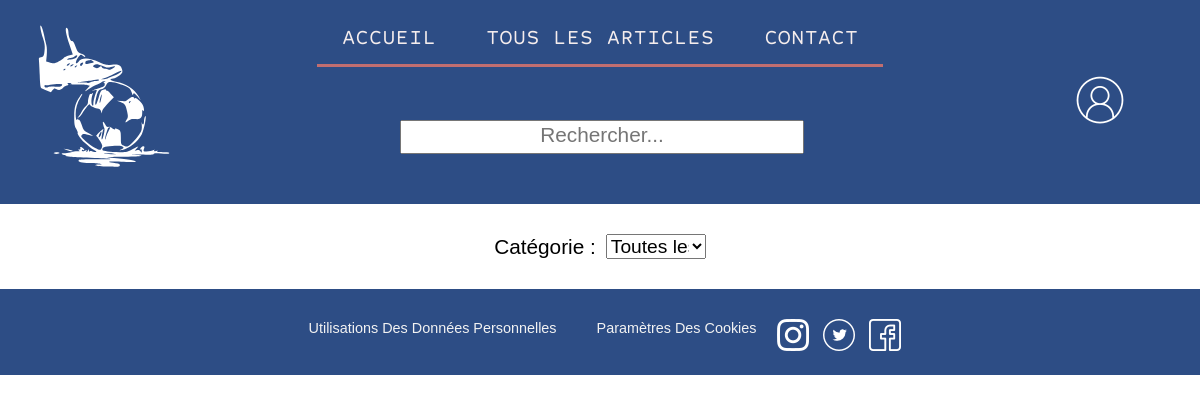
/?action=allarticle, run on an earlier commit of the app's database.
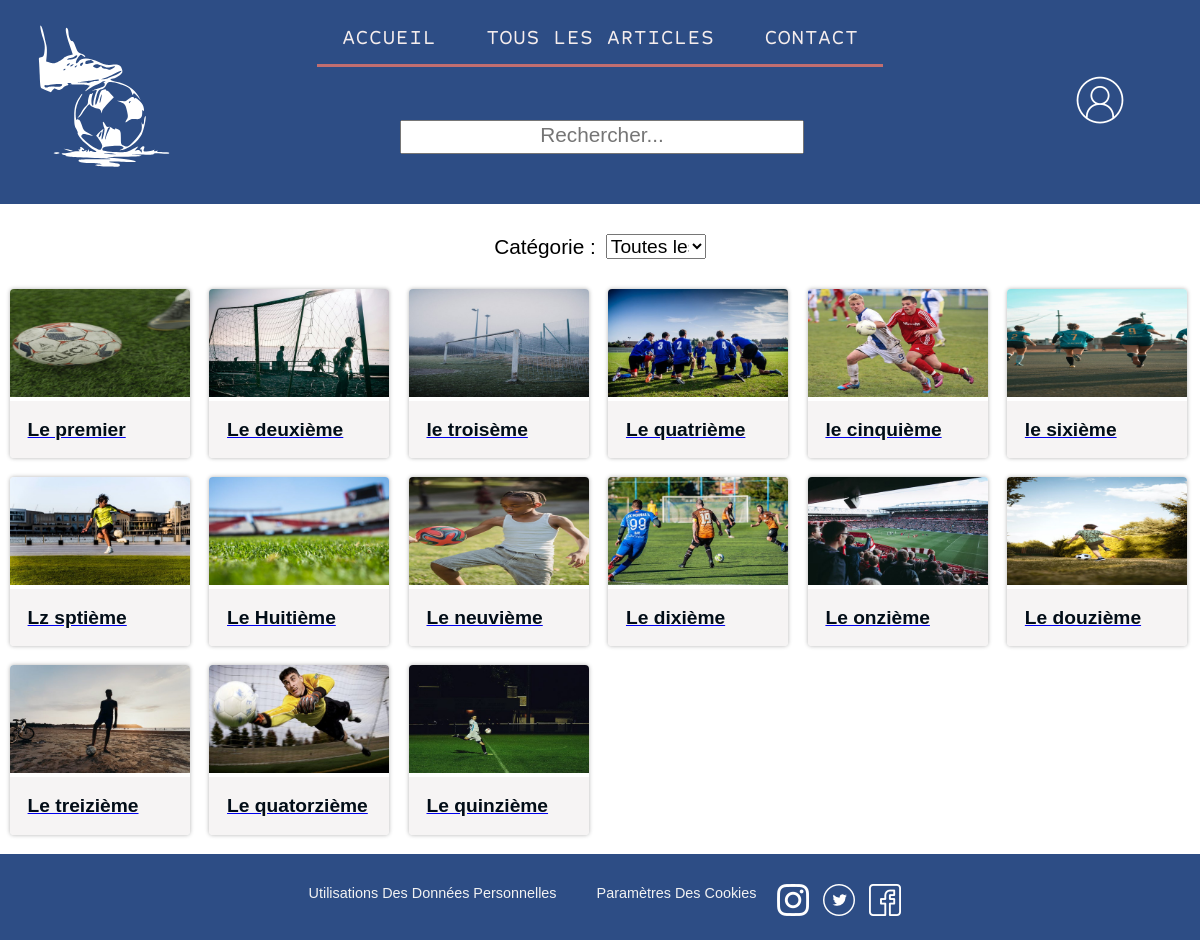
And on a later commit of the database.
### tables this page shows
CREATE TABLE `articlepicture` (
  `id_articlepicture` int(11) NOT NULL,
  `photo_link` varchar(255) NOT NULL,
  `alt` varchar(80) NOT NULL,
  `id_article` int(11) NOT NULL
);

CREATE TABLE `article` (
  `id_article` int(11) NOT NULL,
  `title` varchar(50) NOT NULL,
  `id_category` int(11) NOT NULL
);

### app/controllers/ArticleController.php (called while the page is built, shortened)
<?php
class ArticleController
{
    public function allarticle()
    {
        $articleModel = new Article();
        $articles = $articleModel->getAllArticles();
        require_once 'app/views/user/AllArticle.php';
    }
}

### app/models/Article.php (called while the page is built, shortened)
<?php
class Article extends DbConnect
{
    public function getAllArticles()
    {
        $db = self::connect();
        $query = "SELECT a.*, ap.photo_link as photo_link, ap.alt as alt
        FROM article a
        LEFT JOIN articlepicture ap ON a.id_article = ap.id_article";
        $req = $db->query($query);
        $articles = $req->fetchAll(PDO::FETCH_ASSOC);
        return $articles;
    }
}
?>

### app/views/user/AllArticle.php (the view, shortened to what this page needs)
<?php include 'layout/Header.php'; ?>
<main id="allarticle">
    <div class="filter-area">
        <label for="category">Catégorie :</label>
        <select id="category" name="id_category">
            <option value="">Toutes les catégories</option>
        </select><br>
    </div>
    <section class="home-container">
        <?php foreach ($articles as $article): ?>
            <div class="card">
                <a href="?action=articledetails&id=<?php echo $article['id_article']; ?>"
                data-category-id="<?php echo $article['id_category']; ?>">
                    <div class="card-image">
                        <img src="<?php echo $article['photo_link']; ?>" alt="<?php echo $article['alt']; ?>">
                    </div>
                    <div class="card-content">
                        <h2 class="card-title">
                            <?php echo $article['title']; ?>
                        </h2>
                    </div>
                </a>
            </div>
        <?php endforeach; ?>
    </section>
</main>
<?php include 'layout/Footer.php'; ?>

### index.php (shortened to what this page needs)
<?php
if (isset($_GET['action'])) {
    $action = $_GET['action'];
    switch ($action) {
        case 'allarticle':
            $articleController = new articleController();
            $articleController->allarticle();
            break;
}
} else {
    $homeController = new HomeController();
    $homeController->index();
}
?>

### app/views/user/layout/Header.php (shortened to what this page needs)
<!DOCTYPE html>
<html lang="fr">
<head>
    <link rel="stylesheet" href="https://cdnjs.cloudflare.com/ajax/libs/font-awesome/6.2.1/css/all.min.css"
 />
    <link rel="stylesheet" href="public/css/style.css">
</head>
<body class="container">
    <header id="bandeau">
        <div class="logo">
            <img src="public\images\logo1.svg" alt="Logo">
        </div>
        <div class="center-header">
            <nav id="menuprincipal">
                <ul class="menunormal">
                    <li><a href="?action=home">Accueil</a></li>
                    <li><a href="?action=allarticle">Tous les articles</a></li>
                    <li><a href="?action=contact">Contact</a></li>
                </ul>
            </nav>
            <div class="search-container">
                <form action="/search" method="get">
                    <input type="text" placeholder="Rechercher..." name="search">
                </form>
            </div>
        </div>
        <div class="auth">
            <?php
            if (isset($_SESSION['handle'])) {
                echo '<div class="auth">
            <p>Bienvenue, ' . $_SESSION['handle'] . ' !</p>
            <a href="index.php?action=registration"><img src="public/images/connexion.png" alt=""></a>
          </div>';
            } else {
                echo '<div class="auth">
            <a href="index.php?action=login"><img src="public/images/connexion.png" alt=""></a>
          </div>';
            }
            ?>
        </div>
    </header>

### app/views/user/layout/Footer.php (shortened to what this page needs)
<footer>
    <ul class="list-footer">
        <li><a href="?action=personnaldata">Utilisations des données personnelles</a></li>
        <li><a href="?action=cookies">Paramètres des cookies</a></li>
        <li class="reseaux-sociaux">
            <img src="public/images/instagram.png" alt="Réseau social 1">
            <img src="public/images/twitter.png" alt="Réseau social 2">
            <img src="public/images/facebook.png" alt="Réseau social 3">
        </li>
    </ul>
</footer>
</body>
</html>

### public/css/style.css (style rules this page uses)
* { margin: 0 ; padding: 0; }
.container { max-width: 1200px; margin: 0 auto; }
:root { --vertprincipal: #c16e70; --texteblanc: #F2F2F2; --fond:#2d4d85; --fontfondblanc:#020d17; --border:#4A738C; --vertsecondaire:#92BF65; }
body { font-family: Arial, Helvetica, sans-serif; }
header { background-color: #2d4d85; width: 100%; }
.logo img { height: 25vh; display: flex; width:100%; justify-self: start; filter: invert(1); -webkit-filter: invert(1); }
#menuprincipal { height: 50px; width: 100%; background-color: #2d4d85; margin-bottom: 20px; display: flex; font-family: 'courier_prime_sansregular'; border-top: solid #c16e70 3px; border-bottom: solid #c16e70 3px; text-transform: uppercase; }
#menuprincipal .menunormal { display: flex; list-style: none; margin: auto; display: none; }
#menuprincipal .menunormal li { justify-self: center; }
#menuprincipal .menunormal li a { text-decoration: none; color: #F5EDED; font-size: 1.2rem; font-family: 'courier_prime_sansregular'; }
.search-container { display: inline-block; width: 100%; margin: 0 auto; display: none; margin-bottom: 50px; }
.search-container input { width: 100%; height: 30px; }
.auth { display: flex; margin: 0 auto; flex-wrap:nowrap ; }
.auth img { filter: invert(1); margin: 0 auto; }
.home-container { margin-top: 30px; width: 100%; }
.card { box-shadow: 0px 0px 4px rgba(0, 0, 0, 0.3); border-radius: 4px; overflow: hidden; width: 100%; margin-bottom: 15px; justify-content: center; }
.card-image { width: 100%, }
.card-image img { object-fit: cover; width: 100%; height: 100%; }
.card-content { display: flex; flex-direction: column; padding: 1.1rem; background-color: #f6f4f4; }
.card-title { margin: 0; font-size: 2.5rem; color: var(--fontfondblanc); }
.filter-area { display: flex; justify-content: center; align-items: center; font-size: 1.3rem; width: 100%; margin-top: 30px; flex-wrap: wrap; }
.filter-area select { margin-left: 10px; width: 100px; text-align: center; font-size: 1.2rem; }
footer { text-align: center; background-color: var(--fond); justify-content: center; align-items: center; }
.list-footer { padding-top: 30px; list-style: none; }
.list-footer li { padding-bottom: 20px; }
.list-footer a { color: var(--texteblanc); text-decoration: none; font-size: 1.2rem; text-transform:capitalize; }
.reseaux-sociaux img { filter: invert(1); -webkit-filter: invert(1); padding-right: 10px; }
@media screen and (min-width:640px) { .logo { width: 25vh; ; } }
@media screen and (min-width:640px) { .logo img { height:100%; width: 25vh; } }
@media screen and (min-width:640px) { #bandeau { display: flex; width: 100%; } }
@media screen and (min-width:640px) { #menuprincipal { height: 90px; margin-bottom: 40px; width: 100%; border: none; flex-direction: row; margin-bottom: 30px; justify-content: center; } }
@media screen and (min-width:640px) { #menuprincipal .menunormal { display: flex; border-bottom: solid 3px #c16e70 ; border-spacing: 100px; padding-bottom: 10px; } }
@media screen and (min-width:640px) { #menuprincipal .menunormal li { text-align: center; padding: 0 25px; } }
@media screen and (min-width:640px) { #menuprincipal .menunormal li a { font-size: 1.4rem; } }
@media screen and (min-width:640px) { .center-header { flex-direction: column; width: 100%; justify-content: center; } }
@media screen and (min-width:640px) { .search-container { justify-content: center; display: flex; width: 100%; } }
@media screen and (min-width:640px) { .search-container form { width: 50%; justify-content: center; } }
@media screen and (min-width:640px) { .search-container form ::placeholder { text-align: center; font-size: 1.3rem; } }
@media screen and (min-width:640px) { .auth { width: 200px; flex: 1; justify-content: center; align-items: center; } }
@media screen and (min-width:640px) { .card { width: 15%; margin-right: 5px; margin-left: 10px; display: inline-block; } }
@media screen and (min-width:640px) { .card-title { font-size: 1.2rem; text-decoration: none; } }
@media screen and (min-width:640px) { footer { flex-wrap: wrap; display: flex; } }
@media screen and (min-width:640px) { .list-footer { display: flex; } }
@media screen and (min-width:640px) { .list-footer a { color: var(--texteblanc); text-decoration: none; padding: 20px; font-size: 0.9rem; justify-content: space-around; margin-bottom: 30px; } }
@media screen and (min-width:640px) { .filter-area { display:flex; align-items: center; } }

What changed in the data, as far as the page shows it:
added articlepicture: photo_link (picture), id_article.title "Le premier"
added articlepicture: photo_link (picture), id_article.title "Le deuxième"
added articlepicture: photo_link (picture), id_article.title "le troisème"
added articlepicture: photo_link (picture), id_article.title "Le quatrième"
added articlepicture: photo_link (picture), id_article.title "le cinquième"
added articlepicture: photo_link (picture), id_article.title "le sixième"
added articlepicture: photo_link (picture), id_article.title "Lz sptième"
added articlepicture: photo_link (picture), id_article.title "Le Huitième"
added articlepicture: photo_link (picture), id_article.title "Le neuvième"
added articlepicture: photo_link (picture), id_article.title "Le dixième"
added articlepicture: photo_link (picture), id_article.title "Le onzième"
added articlepicture: photo_link (picture), id_article.title "Le douzième"
added articlepicture: photo_link (picture), id_article.title "Le treizième"
added articlepicture: photo_link (picture), id_article.title "Le quatorzième"
added articlepicture: photo_link (picture), id_article.title "Le quinzième"
